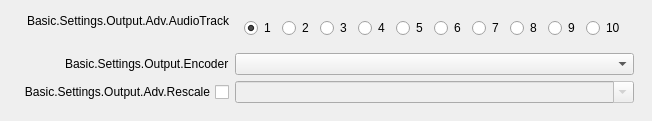
                   <widget class="QWidget" name="advOutputStreamTab">
                    <attribute name="title">
                     <string>Basic.Settings.Output.Adv.Streaming</string>
                    </attribute>
                    <layout class="QVBoxLayout" name="verticalLayout_12">
                     <property name="leftMargin">
                      <number>9</number>
                     </property>
                     <property name="topMargin">
                      <number>0</number>
                     </property>
                     <property name="rightMargin">
                      <number>9</number>
                     </property>
                     <property name="bottomMargin">
                      <number>9</number>
                     </property>
                     <item alignment="Qt::AlignTop">
                      <widget class="QWidget" name="widget_4" native="true">
                       <layout class="QVBoxLayout" name="verticalLayout_14">
                        <property name="spacing">
                         <number>0</number>
                        </property>
                        <property name="leftMargin">
                         <number>0</number>
                        </property>
                        <property name="topMargin">
                         <number>0</number>
                        </property>
                        <property name="rightMargin">
                         <number>0</number>
                        </property>
                        <property name="bottomMargin">
                         <number>0</number>
                        </property>
                        <item>
                         <widget class="QWidget" name="advOutTopContainer" native="true">
                          <property name="sizePolicy">
                           <sizepolicy hsizetype="Preferred" vsizetype="Maximum">
                            <horstretch>0</horstretch>
                            <verstretch>0</verstretch>
                           </sizepolicy>
                          </property>
                          <layout class="QFormLayout" name="advOutTopLayout">
                           <property name="fieldGrowthPolicy">
                            <enum>QFormLayout::AllNonFixedFieldsGrow</enum>
                           </property>
                           <property name="labelAlignment">
                            <set>Qt::AlignRight|Qt::AlignTrailing|Qt::AlignVCenter</set>
                           </property>
                           <item row="1" column="0">
                            <widget class="QLabel" name="label_28">
                             <property name="minimumSize">
                              <size>
                               <width>170</width>
                               <height>0</height>
                              </size>
                             </property>
                             <property name="text">
                              <string>Basic.Settings.Output.Adv.AudioTrack</string>
                             </property>
                             <property name="alignment">
                              <set>Qt::AlignRight|Qt::AlignTrailing|Qt::AlignVCenter</set>
                             </property>
                            </widget>
                           </item>
                           <item row="1" column="1">
                            <widget class="QWidget" name="widget_8" native="true">
                             <property name="sizePolicy">
                              <sizepolicy hsizetype="Maximum" vsizetype="Preferred">
                               <horstretch>0</horstretch>
                               <verstretch>0</verstretch>
                              </sizepolicy>
                             </property>
                             <layout class="QHBoxLayout" name="horizontalLayout_7">
                              <item>
                               <widget class="QRadioButton" name="advOutTrack1">
                                <property name="text">
                                 <string notr="true">1</string>
                                </property>
                                <property name="checked">
                                 <bool>true</bool>
                                </property>
                               </widget>
                              </item>
                              <item>
                               <widget class="QRadioButton" name="advOutTrack2">
                                <property name="text">
                                 <string notr="true">2</string>
                                </property>
                               </widget>
                              </item>
                              <item>
                               <widget class="QRadioButton" name="advOutTrack3">
                                <property name="text">
                                 <string notr="true">3</string>
                                </property>
                               </widget>
                              </item>
                              <item>
                               <widget class="QRadioButton" name="advOutTrack4">
                                <property name="text">
                                 <string notr="true">4</string>
                                </property>
                               </widget>
                              </item>
                              <item>
                               <widget class="QRadioButton" name="advOutTrack5">
                                <property name="text">
                                 <string notr="true">5</string>
                                </property>
                               </widget>
                              </item>
                              <item>
                               <widget class="QRadioButton" name="advOutTrack6">
                                <property name="text">
                                 <string notr="true">6</string>
                                </property>
                               </widget>
                              </item>
                              <item>
                               <widget class="QRadioButton" name="advOutTrack7">
                                <property name="text">
                                 <string notr="true">7</string>
                                </property>
                               </widget>
                              </item>
                              <item>
                               <widget class="QRadioButton" name="advOutTrack8">
                                <property name="text">
                                 <string notr="true">8</string>
                                </property>
                               </widget>
                              </item>
                              <item>
                               <widget class="QRadioButton" name="advOutTrack9">
                                <property name="text">
                                 <string notr="true">9</string>
                                </property>
                               </widget>
                              </item>
                              <item>
                               <widget class="QRadioButton" name="advOutTrack10">
                                <property name="text">
                                 <string notr="true">10</string>
                                </property>
                               </widget>
                              </item>
                             </layout>
                            </widget>
                           </item>
                           <item row="2" column="0">
                            <widget class="QLabel" name="advOutEncLabel">
                             <property name="text">
                              <string>Basic.Settings.Output.Encoder</string>
                             </property>
                             <property name="buddy">
                              <cstring>advOutEncoder</cstring>
                             </property>
                            </widget>
                           </item>
                           <item row="2" column="1">
                            <widget class="QComboBox" name="advOutEncoder"/>
                           </item>
                           <item row="3" column="0">
                            <widget class="QCheckBox" name="advOutUseRescale">
                             <property name="sizePolicy">
                              <sizepolicy hsizetype="Minimum" vsizetype="Expanding">
                               <horstretch>0</horstretch>
                               <verstretch>0</verstretch>
                              </sizepolicy>
                             </property>
                             <property name="layoutDirection">
                              <enum>Qt::RightToLeft</enum>
                             </property>
                             <property name="text">
                              <string>Basic.Settings.Output.Adv.Rescale</string>
                             </property>
                            </widget>
                           </item>
                           <item row="3" column="1">
                            <widget class="QComboBox" name="advOutRescale">
                             <property name="enabled">
                              <bool>false</bool>
                             </property>
                             <property name="editable">
                              <bool>true</bool>
                             </property>
                            </widget>
                           </item>
                          </layout>
                         </widget>
                        </item>
                       </layout>
                      </widget>
                     </item>
                    </layout>
                   </widget>
